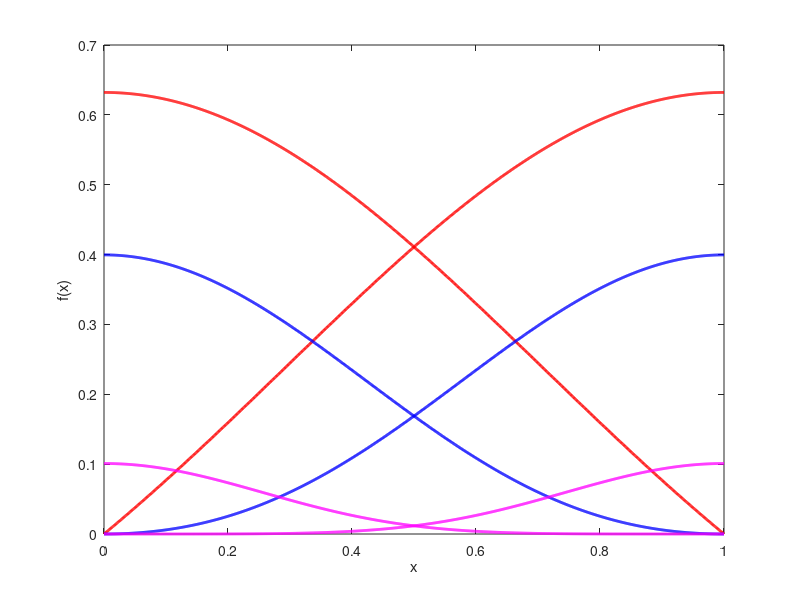

MATLAB code to generate this figure: (Note: this script raises an error after producing the figure.)
clear;
close all;
ax = gca;

x = linspace(0, 1, 1000);
a = 1;
p = 1;
q = 1;

f1_x =  a * ( exp(-(x - 1) .^ (2 * p)) - 1 / exp(1)) .^ q;
plot(x , f1_x, 'r','LineWidth',2.0);

hold on;
f2_x = a * ( exp(-(x) .^ (2 * p)) - 1 / exp(1)) .^ q;
plot(x,f2_x,'r','LineWidth',2.0);

a = 1;
p = 1;
q = 2;
f1_x =  a * ( exp(-(x - 1) .^ (2 * p)) - 1 / exp(1)) .^ q;
plot(x , f1_x, 'b','LineWidth',2.0);
f2_x = a * ( exp(-(x) .^ (2 * p)) - 1 / exp(1)) .^ q;
plot(x,f2_x,'b','LineWidth',2.0);

% a = 1;
% p = 1;
% q = 2;
% f1_x =  a * ( exp(-(x - 1) .^ (2 * p)) - 1 / exp(1)) .^ q;
% plot(x , f1_x, 'g','LineWidth',2.0);
% f2_x = a * ( exp(-(x) .^ (2 * p)) - 1 / exp(1)) .^ q;
% plot(x,f2_x,'g','LineWidth',2.0);

a = 1;
p = 1;
q = 5;
f1_x =  a * ( exp(-(x - 1) .^ (2 * p)) - 1 / exp(1)) .^ q;
plot(x , f1_x, 'm','LineWidth',2.0);
f2_x = a * ( exp(-(x) .^ (2 * p)) - 1 / exp(1)) .^ q;
plot(x,f2_x,'m','LineWidth',2.0);

hold off;

% title('Proposed Window Function')
xlabel('x')
ylabel('f(x)')

ax.YAxis.LineWidth = 2;
ax.XAxis.LineWidth = 2;

legend('q=1','','q=2','','q=5','','p=10');
% saveas(gcf,'Proposed Window Function p.png')

